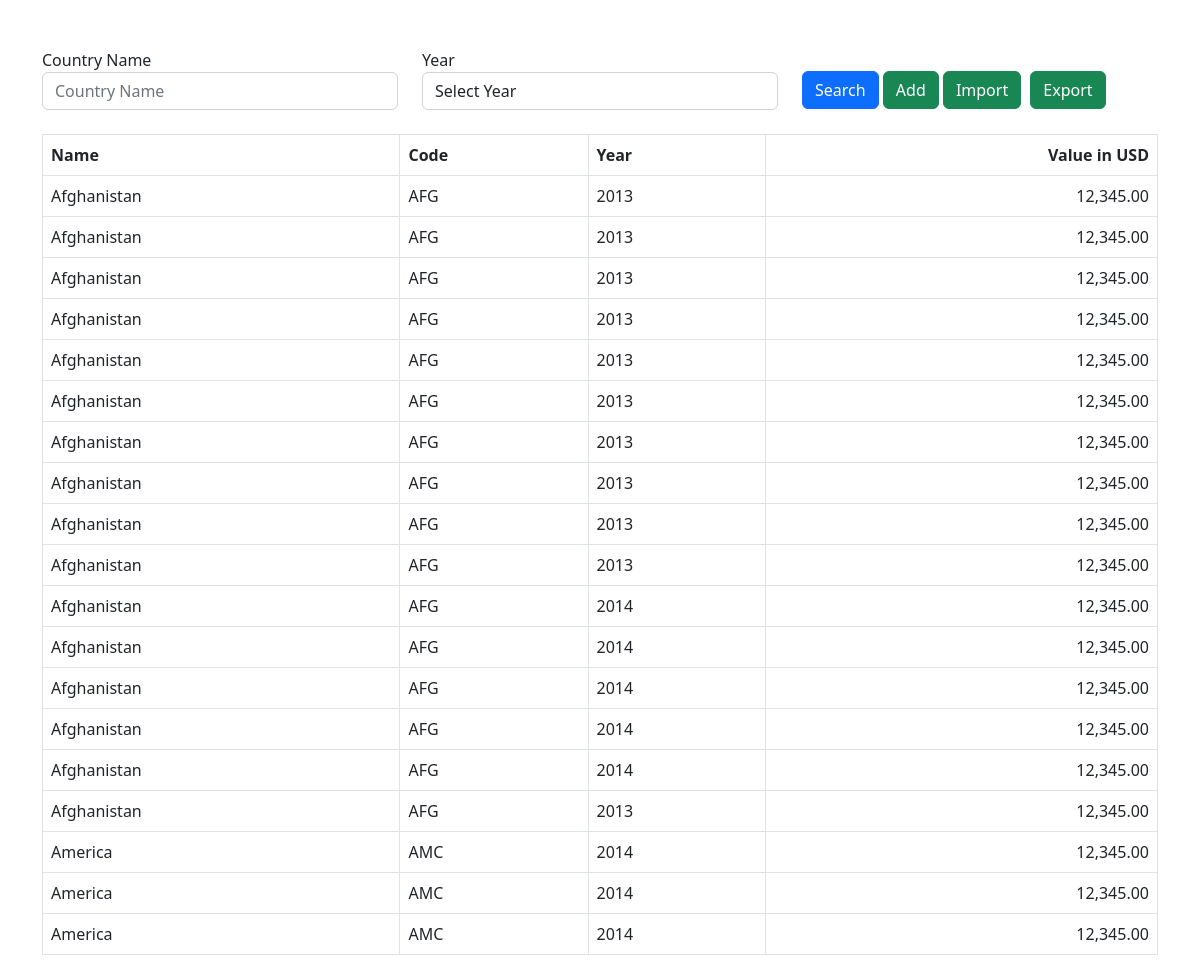
The app's page /countries_gdp_list with its own data.
### app1/models.py (models this page shows, shortened)
class CountryGDP(models.Model):
    name=models.CharField(max_length=50)
    code=models.CharField(max_length=4)
    year=models.CharField(max_length=5)
    value=models.DecimalField(max_digits=10,decimal_places=2)

### app1/views.py (the view)
# urls.py: path('countries_gdp_list', views.countries_gdp_list, name='countries_gdp_list'),
def countries_gdp_list(request):
    qs = CountryGDP.objects.order_by('name')
    name = request.GET.get('name')
    year = request.GET.get('year')
    request.session['name'] = name
    request.session['year'] = year
    if is_valid_queryparam(name):
        qs = qs.filter(name__icontains=name)
    if is_valid_queryparam(year):
        qs = qs.filter(year=year)
    page = request.GET.get('page', 1)
    paginator = Paginator(qs, 30)
    try:
        qs = paginator.page(page)
    except PageNotAnInteger:
        qs = paginator.page(1)
    except EmptyPage:
        qs = paginator.page(paginator.num_pages)
    context = {
        'countries_list': qs,
        'name': name,
        'year':year,
    }
    return render(request, "countries_list.html", context)

### app1/views.py (called while the page is built)
def is_valid_queryparam(param):
    return param != '' and param is not None

### template/countries_list.html (shortened to what this page needs)
{% load humanize %}
<!doctype html>
<link href="https://cdn.jsdelivr.net/npm/bootstrap@5.2.3/dist/css/bootstrap.min.css" rel="stylesheet">
<html lang="en">
    <head>
    </head>
    <body>
    <br>
    <br>
    <div class="container">
        <form action="{% url 'countries_gdp_list' %}" method="GET">
            <div class="row">
                <div class="col-xl-4">
                    <label >Country Name</label>
                    <input type="text" class="form-control" placeholder="Country Name" name='name' {% if name %} value="{{name}}" {% endif %} >
                </div>
                <div class="col-xl-4">
                    <label>Year</label>
                    <select class="form-control" name='year'>
                        <option value="" {% if year == '' %} selected {% endif %}>Select Year</option>
                    </select>
                </div>
                <div class="col-xl-4" style="padding-top: 2%;">
                    <button type="submit" class="btn btn-primary">Search</button>
                    <a href="{% url 'savecountries' %}" type="button" class="btn btn-success">Add</a>
                    <a href="{% url 'import' %}" type="button" class="btn btn-success">Import</a>
                    <a href="{% url 'countries_gdp_excel' %}" type="button" class="btn btn-success" style="margin-left: 5px;">Export</a>
                </div>
            </div>
        </form>
    </div>
    <br>
    <div class="container">
        <table class="table table-bordered">
            <thead class="thead-dark">
              <tr>
                <th>Name</th>
                <th>Code</th>
                <th>Year</th>
                <th style="text-align: right;">Value in USD</th>
              </tr>
            </thead>
            <tbody>
                {% for gdp in countries_list %}
                  <tr>
                    <td>{{gdp.name}}</td>
                    <td>{{gdp.code}}</td>
                    <td>{{gdp.year}}</td>
                    <td style="text-align: right;">{{gdp.value|intcomma}}</td>
                  </tr>
                {% endfor %}
            </tbody>
        </table>
    </div>
  </body>
</html>

### records on screen
CountryGDP: name "Afghanistan", code "AFG", year "2013", value "12,345.00"
CountryGDP: name "Afghanistan", code "AFG", year "2013", value "12,345.00"
CountryGDP: name "Afghanistan", code "AFG", year "2013", value "12,345.00"
CountryGDP: name "Afghanistan", code "AFG", year "2013", value "12,345.00"
CountryGDP: name "Afghanistan", code "AFG", year "2013", value "12,345.00"
CountryGDP: name "Afghanistan", code "AFG", year "2013", value "12,345.00"
CountryGDP: name "Afghanistan", code "AFG", year "2013", value "12,345.00"
CountryGDP: name "Afghanistan", code "AFG", year "2013", value "12,345.00"
CountryGDP: name "Afghanistan", code "AFG", year "2013", value "12,345.00"
CountryGDP: name "Afghanistan", code "AFG", year "2013", value "12,345.00"
CountryGDP: name "Afghanistan", code "AFG", year "2014", value "12,345.00"
CountryGDP: name "Afghanistan", code "AFG", year "2014", value "12,345.00"
CountryGDP: name "Afghanistan", code "AFG", year "2014", value "12,345.00"
CountryGDP: name "Afghanistan", code "AFG", year "2014", value "12,345.00"
CountryGDP: name "Afghanistan", code "AFG", year "2014", value "12,345.00"
CountryGDP: name "Afghanistan", code "AFG", year "2013", value "12,345.00"
CountryGDP: name "America", code "AMC", year "2014", value "12,345.00"
CountryGDP: name "America", code "AMC", year "2014", value "12,345.00"
CountryGDP: name "America", code "AMC", year "2014", value "12,345.00"
